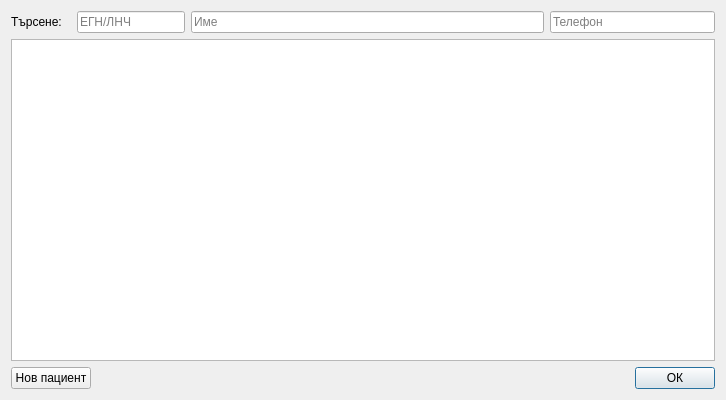
<?xml version="1.0" encoding="UTF-8"?>
<ui version="4.0">
 <class>NewDocDialogClass</class>
 <widget class="QDialog" name="NewDocDialogClass">
  <property name="geometry">
   <rect>
    <x>0</x>
    <y>0</y>
    <width>726</width>
    <height>400</height>
   </rect>
  </property>
  <property name="windowTitle">
   <string>NewDocDialog</string>
  </property>
  <layout class="QVBoxLayout" name="verticalLayout">
   <item>
    <layout class="QHBoxLayout" name="horizontalLayout">
     <item>
      <widget class="QLabel" name="label_3">
       <property name="sizePolicy">
        <sizepolicy hsizetype="Fixed" vsizetype="Preferred">
         <horstretch>0</horstretch>
         <verstretch>0</verstretch>
        </sizepolicy>
       </property>
       <property name="minimumSize">
        <size>
         <width>60</width>
         <height>0</height>
        </size>
       </property>
       <property name="text">
        <string>Търсене:</string>
       </property>
      </widget>
     </item>
     <item>
      <widget class="QLineEdit" name="idSearchEdit">
       <property name="sizePolicy">
        <sizepolicy hsizetype="Fixed" vsizetype="Fixed">
         <horstretch>0</horstretch>
         <verstretch>0</verstretch>
        </sizepolicy>
       </property>
       <property name="inputMask">
        <string/>
       </property>
       <property name="maxLength">
        <number>10</number>
       </property>
       <property name="placeholderText">
        <string>ЕГН/ЛНЧ</string>
       </property>
      </widget>
     </item>
     <item>
      <widget class="QLineEdit" name="nameSearchEdit">
       <property name="sizePolicy">
        <sizepolicy hsizetype="Expanding" vsizetype="Fixed">
         <horstretch>0</horstretch>
         <verstretch>0</verstretch>
        </sizepolicy>
       </property>
       <property name="minimumSize">
        <size>
         <width>350</width>
         <height>0</height>
        </size>
       </property>
       <property name="placeholderText">
        <string>Име</string>
       </property>
      </widget>
     </item>
     <item>
      <widget class="QLineEdit" name="phoneSearchEdit">
       <property name="sizePolicy">
        <sizepolicy hsizetype="Preferred" vsizetype="Fixed">
         <horstretch>0</horstretch>
         <verstretch>0</verstretch>
        </sizepolicy>
       </property>
       <property name="minimumSize">
        <size>
         <width>165</width>
         <height>0</height>
        </size>
       </property>
       <property name="maximumSize">
        <size>
         <width>16777215</width>
         <height>16777215</height>
        </size>
       </property>
       <property name="inputMask">
        <string/>
       </property>
       <property name="text">
        <string/>
       </property>
       <property name="maxLength">
        <number>15</number>
       </property>
       <property name="placeholderText">
        <string>Телефон</string>
       </property>
      </widget>
     </item>
    </layout>
   </item>
   <item>
    <widget class="ListTable" name="tableView">
     <property name="minimumSize">
      <size>
       <width>0</width>
       <height>250</height>
      </size>
     </property>
     <property name="selectionMode">
      <enum>QAbstractItemView::SelectionMode::SingleSelection</enum>
     </property>
    </widget>
   </item>
   <item>
    <layout class="QHBoxLayout" name="horizontalLayout_2">
     <item>
      <widget class="QPushButton" name="newPatient">
       <property name="text">
        <string>Нов пациент</string>
       </property>
       <property name="autoDefault">
        <bool>false</bool>
       </property>
      </widget>
     </item>
     <item>
      <spacer name="horizontalSpacer">
       <property name="orientation">
        <enum>Qt::Orientation::Horizontal</enum>
       </property>
       <property name="sizeHint" stdset="0">
        <size>
         <width>40</width>
         <height>20</height>
        </size>
       </property>
      </spacer>
     </item>
     <item>
      <widget class="QPushButton" name="okButton">
       <property name="text">
        <string>ОК</string>
       </property>
       <property name="default">
        <bool>true</bool>
       </property>
      </widget>
     </item>
    </layout>
   </item>
  </layout>
 </widget>
 <layoutdefault spacing="6" margin="11"/>
 <customwidgets>
  <customwidget>
   <class>ListTable</class>
   <extends>QTableView</extends>
   <header>View/uiComponents/ListTable.h</header>
  </customwidget>
 </customwidgets>
 <resources/>
 <connections/>
</ui>
